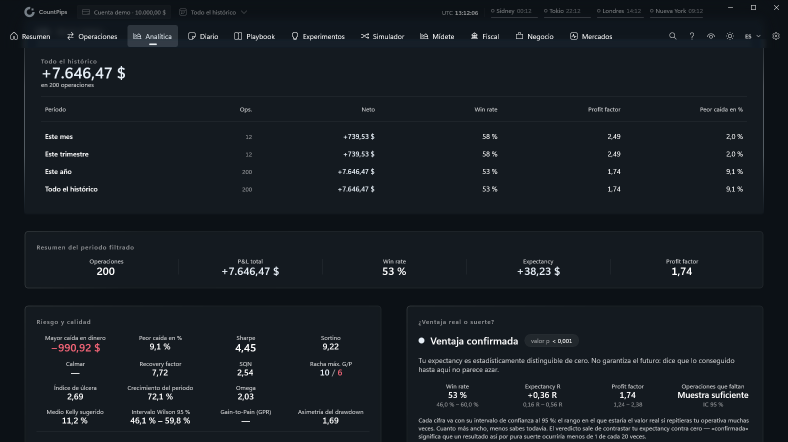
#> input picture assets/capturas-originales/app-analitica-oscuro.png, 1576 x 884 px (shown at 1/2 size); its folder holds 3 pictures in this run
$ python capturas.py
#> lines starting #> are read from the running program, lines starting #| are printed output that depends on the picture
#!/usr/bin/env python3
"""
Prepara las capturas del producto para la web.

Lee los PNG sin pérdida de `assets/capturas-originales/` (claro y `-oscuro`)
y escribe en `public/img/` dos WebP por pantalla: la pantalla entera para
escritorio y un detalle para móvil.

- Se recorta la barra de título de Windows (48 px). La fila de menú y la
  parte inferior se conservan: son contenido del producto.
- Claro y oscuro usan la misma región de detalle; la maqueta no cambia con
  el tema. La web elige una u otra según el tema activo (`ProductPlate`).
- A 390 px una captura entera se ve al 0,22 de su tamaño y no se lee. El
  detalle móvil es un fragmento que se entiende sin leer cifras; cada
  región de abajo dice qué enseña y está medida sobre los originales
  actuales (1576 × 884; el playbook, 1576 × 972, para que quepan las dos
  filas de fichas). Si cambian las capturas, hay que volver a medirlas.
"""

import sys
from pathlib import Path

from PIL import Image

# La consola de Windows usa cp1252 y el script imprime «→» y «×».
sys.stdout.reconfigure(encoding="utf-8", errors="replace")

RAIZ = Path(__file__).resolve().parent.parent
ORIGEN = RAIZ / "assets" / "capturas-originales"
DESTINO = RAIZ / "public" / "img"

# Cromo de la ventana, sobre originales de 1576 × 884.
BARRA_TITULO = 48   # icono, nombre, cuenta, periodo, relojes y botones
BARRA_ESTADO = 0    # ya no hay barra de estado que quitar

SUFIJO_OSCURO = "-oscuro"

CALIDAD = 82

# Región del detalle móvil, en coordenadas del original: (x, y, ancho, alto, por qué).
REGIONES_MOVIL = {
    "app-resumen": (818, 428, 706, 432,
        "El calendario del mes. Es la única pieza del producto que se "
        "entiende entera sin leer una sola cifra: una rejilla de días, los "
        "de pérdida en rojo, los de ganancia en gris oscuro y los que no se "
        "operó en blanco, con el total de cada semana al margen. Es el mes "
        "anterior al de la captura, que está entero."),
    "app-registro": (798, 180, 720, 255,
        "El formulario: instrumento, Long/Short, entrada, stop, objetivo y "
        "salida, y debajo el riesgo en dinero y en porcentaje de la cuenta "
        "con su regla stop–entrada–1 R. Las cajas y la regla se leen como "
        "formulario aunque las etiquetas queden pequeñas."),
    "app-operaciones": (48, 255, 830, 345,
        "La fila «Lo que hay en pantalla» —el P&L total a 28 px, que "
        "sobrevive a la reducción— y debajo la cabecera del registro con "
        "sus dos primeras filas: dirección, instrumento, setup, sesión, el "
        "recorrido de la operación y su duración."),
    "app-analitica": (818, 616, 706, 268,
        "«¿Ventaja real o suerte?»: el veredicto «Ventaja confirmada» con "
        "su valor p, la frase que dice qué significa y las cuatro cifras "
        "con su intervalo de confianza. La pieza que contesta la única "
        "pregunta que importa en esa pantalla."),
    "app-diario": (60, 268, 880, 372,
        "El check-in del día —horas de sueño y estado mental como barras "
        "de cinco pasos— y debajo las dos veces que el programa reconoce "
        "que aún no sabe: no hay check-ins bastantes, y el aviso naranja de "
        "que faltan días para comparar. Más estrecho que la pantalla y más "
        "alto que la tira del check-in sola, que a 350 px medía 72 de alto "
        "y no se leía como nada. La frase larga del centro queda cortada "
        "por el borde: el pie dice que es un detalle."),
    "app-playbook": (546, 160, 483, 398,
        "Una sola ficha de setup, entera y con su marco: la de pullback. "
        "Enseñar cinco a la vez a este tamaño no enseña ninguna; una sola "
        "conserva su curva, su muestra, su expectancy, su sello de «no "
        "concluyente» y su reparto de R."),
    "app-guardian": (798, 326, 720, 232,
        "El riesgo de la operación en dinero y en porcentaje de la cuenta, "
        "y debajo los tres avisos. Los triángulos naranjas apilados se leen "
        "como «el programa está objetando» sin leer una letra."),
}


# Las capturas no deben traer la barra de desplazamiento del programa (se vería
# como una raya suelta junto al marco): si vuelve a colarse, el script para.
BORDE_DERECHO = 8       # columnas que se vigilan
COLUMNA_FONDO = 10      # la que se toma como fondo
TOLERANCIA = 24         # diferencia de nivel que ya se ve
MAXIMO_DISTINTOS = 0.02 # fracción de píxeles distintos que se admite


def tiene_barra_desplazamiento(img: Image.Image) -> bool:
    ancho, alto = img.size
    fondo = [img.getpixel((ancho - COLUMNA_FONDO, y)) for y in range(BARRA_TITULO, alto)]
    for d in range(1, BORDE_DERECHO + 1):
        distintos = sum(
            1
            for y, f in zip(range(BARRA_TITULO, alto), fondo)
            if max(abs(a - b) for a, b in zip(img.getpixel((ancho - d, y)), f)) > TOLERANCIA
        )
        if distintos > MAXIMO_DISTINTOS * (alto - BARRA_TITULO):
            return True
    return False


def recorta(img: Image.Image, caja: tuple[int, int, int, int]) -> Image.Image:
    x, y, w, h = caja
    return img.crop((x, y, x + w, y + h))


def clave_de(nombre: str) -> str:
    """`app-resumen-oscuro` → `app-resumen`. La región no cambia con el tema."""
    return nombre[: -len(SUFIJO_OSCURO)] if nombre.endswith(SUFIJO_OSCURO) else nombre


def main() -> int:
    if not ORIGEN.is_dir():
        print(f"[capturas] no encuentro {ORIGEN}")
        print("           los originales se archivan ahí la primera vez")
        return 1

    originales = sorted(ORIGEN.glob("app-*.png"))
    if not originales:
        print(f"[capturas] {ORIGEN} no tiene ningún `app-*.png`")
        return 1

    DESTINO.mkdir(parents=True, exist_ok=True)

    claras = {clave_de(r.stem) for r in originales if not r.stem.endswith(SUFIJO_OSCURO)}
    oscuras = {clave_de(r.stem) for r in originales if r.stem.endswith(SUFIJO_OSCURO)}
    if claras != oscuras:
        # Sin el par, la web enseñaría la captura clara en modo oscuro.
        print(f"[capturas] falta el par de tema en: {sorted(claras ^ oscuras)}")
        return 1

    # Las dos capturas de una lámina deben medir lo mismo: la web las intercambia
    # con un solo `width`/`height`, y si no, cambiar de tema movería la página.
    medidas: dict[str, tuple[int, int]] = {}
    for ruta in originales:
        with Image.open(ruta) as img:
#> img is the input picture: PIL image 1576x884 RGB; mean R, G, B 23.2, 28.9, 34.8
            medidas[ruta.stem] = img.size
            # Todo se comprueba antes de escribir nada, para no dejar `public/img` a medias.
            if tiene_barra_desplazamiento(img.convert("RGB")):
#> in tiene_barra_desplazamiento, `fondo = [img.getpixel((ancho - COLUMNA_FONDO, y)) for y in range(BARRA..`: fondo = 836 items, first 6: (12, 17, 22), (12, 17, 22), (12, 17, 22), (12, 17, 22), (12, 17, 22), (12, 17, 22)
                print(
                    f"[capturas] {ruta.stem}: trae la barra de desplazamiento del "
                    f"programa en el borde derecho — recaptúrala sin ella"
                )
                return 1
            region = REGIONES_MOVIL.get(clave_de(ruta.stem))
            if region is not None:
                x, y, w, h, _motivo = region
                if x + w > img.size[0] or y + h > img.size[1]:
                    print(f"[capturas] {ruta.stem}: la región móvil se sale de la imagen")
                    return 1
#> pass 2 of the loop in main, `for ruta in originales:`:
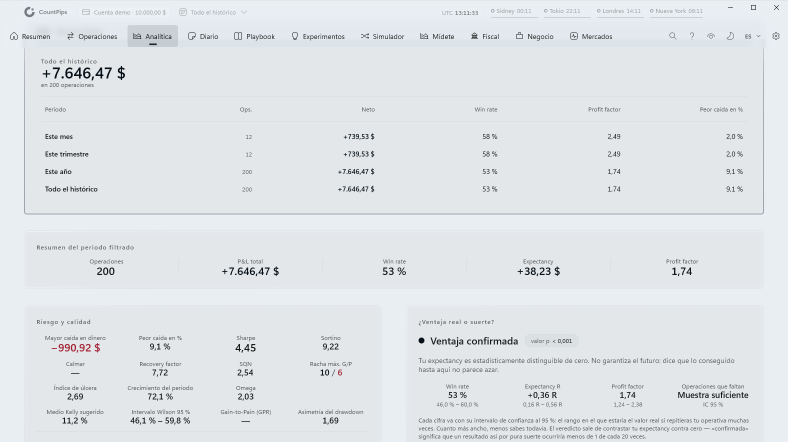
#> input picture assets/capturas-originales/app-analitica.png, 1576 x 884 px (shown at 1/2 size)
#> in main, img is the input picture: PIL image 1576x884 RGB; mean R, G, B 224.4, 228.7, 232.1
    for clave in sorted(claras):
        if medidas[clave] != medidas[clave + SUFIJO_OSCURO]:
            print(
                f"[capturas] {clave}: la captura clara mide {medidas[clave]} y la "
                f"oscura {medidas[clave + SUFIJO_OSCURO]} — tienen que coincidir"
            )
            return 1

    for ruta in originales:
        nombre = ruta.stem
        with Image.open(ruta) as img:
            img = img.convert("RGB")
            ancho, alto = img.size
#> ancho = 1576; alto = 884

            # 1) La captura sin cromo de ventana.
            sin_cromo = recorta(img, (0, BARRA_TITULO, ancho, alto - BARRA_TITULO - BARRA_ESTADO))
#> in recorta, `return img.crop((x, y, x + w, y + h))`:
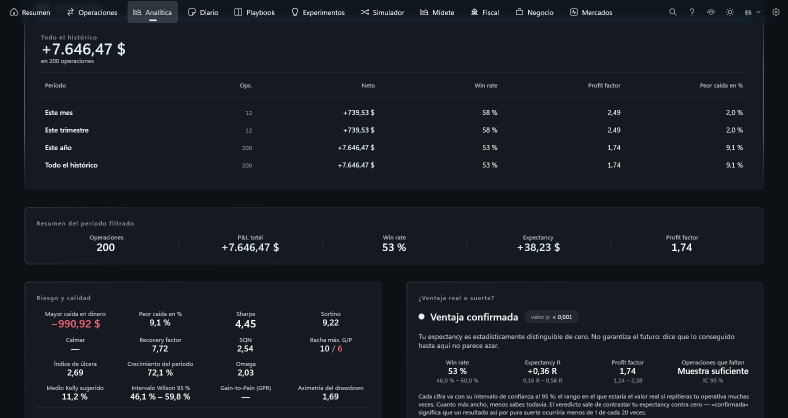
#> returned value: PIL image 1576x836 RGB (shown at 1/2 size); mean R, G, B 23.5, 29.3, 35.2
            sin_cromo.save(DESTINO / f"{nombre}.webp", "WEBP", quality=CALIDAD, method=6)

            # 2) El detalle para móvil.
            region = REGIONES_MOVIL.get(clave_de(nombre))
            if region is None:
                print(f"[capturas] {nombre}: sin región móvil declarada — se omite")
                continue
            x, y, w, h, _motivo = region
            detalle = recorta(img, (x, y, w, h))
#> call 2 of recorta, with caja = (818, 616, 706, 268)
#> in recorta (call 2), `return img.crop((x, y, x + w, y + h))`:
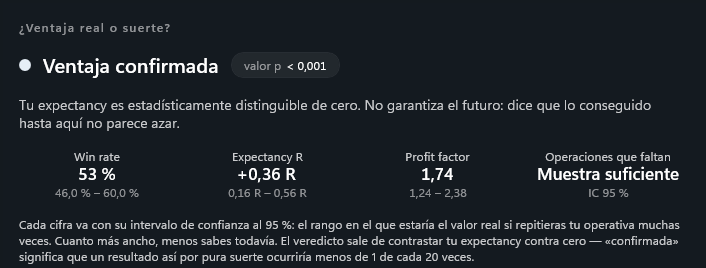
#> returned value: PIL image 706x268 RGB; mean R, G, B 31.3, 37, 42.7
            detalle.save(DESTINO / f"{nombre}-movil.webp", "WEBP", quality=CALIDAD, method=6)

            print(
                f"[capturas] {nombre}: {ancho}×{alto} → {sin_cromo.size[0]}×{sin_cromo.size[1]}"
                f"  ·  detalle móvil {w}×{h}"
            )
#| [capturas] app-analitica-oscuro: 1576×884 → 1576×836  ·  detalle móvil 706×268
#> pass 2 of the loop in main, `for ruta in originales:`:
#> in recorta (call 3), `return img.crop((x, y, x + w, y + h))`:
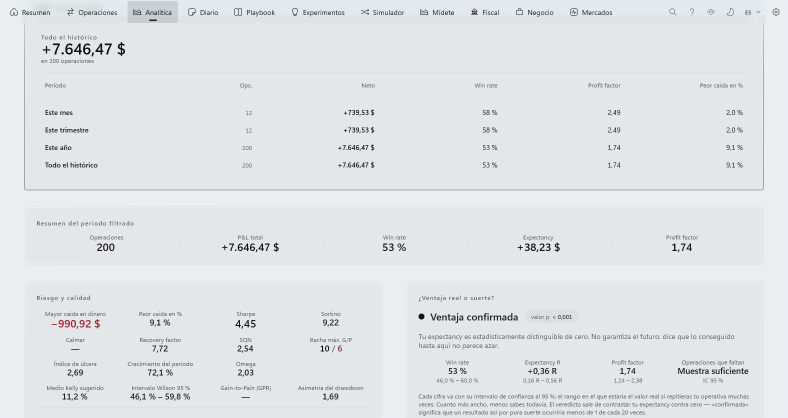
#> returned value: PIL image 1576x836 RGB (shown at 1/2 size); mean R, G, B 224.1, 228.3, 231.7
#> in recorta (call 4), `return img.crop((x, y, x + w, y + h))`:
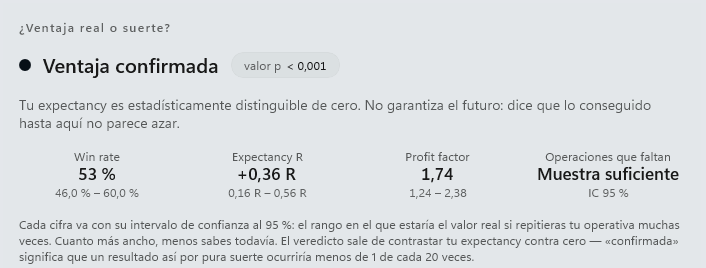
#> returned value: PIL image 706x268 RGB; mean R, G, B 219.3, 223.2, 226.1
#| [capturas] app-analitica: 1576×884 → 1576×836  ·  detalle móvil 706×268

    print(f"[capturas] {len(originales)} capturas escritas en {DESTINO}")
    return 0


if __name__ == "__main__":
    raise SystemExit(main())
#> (the program exits here)
